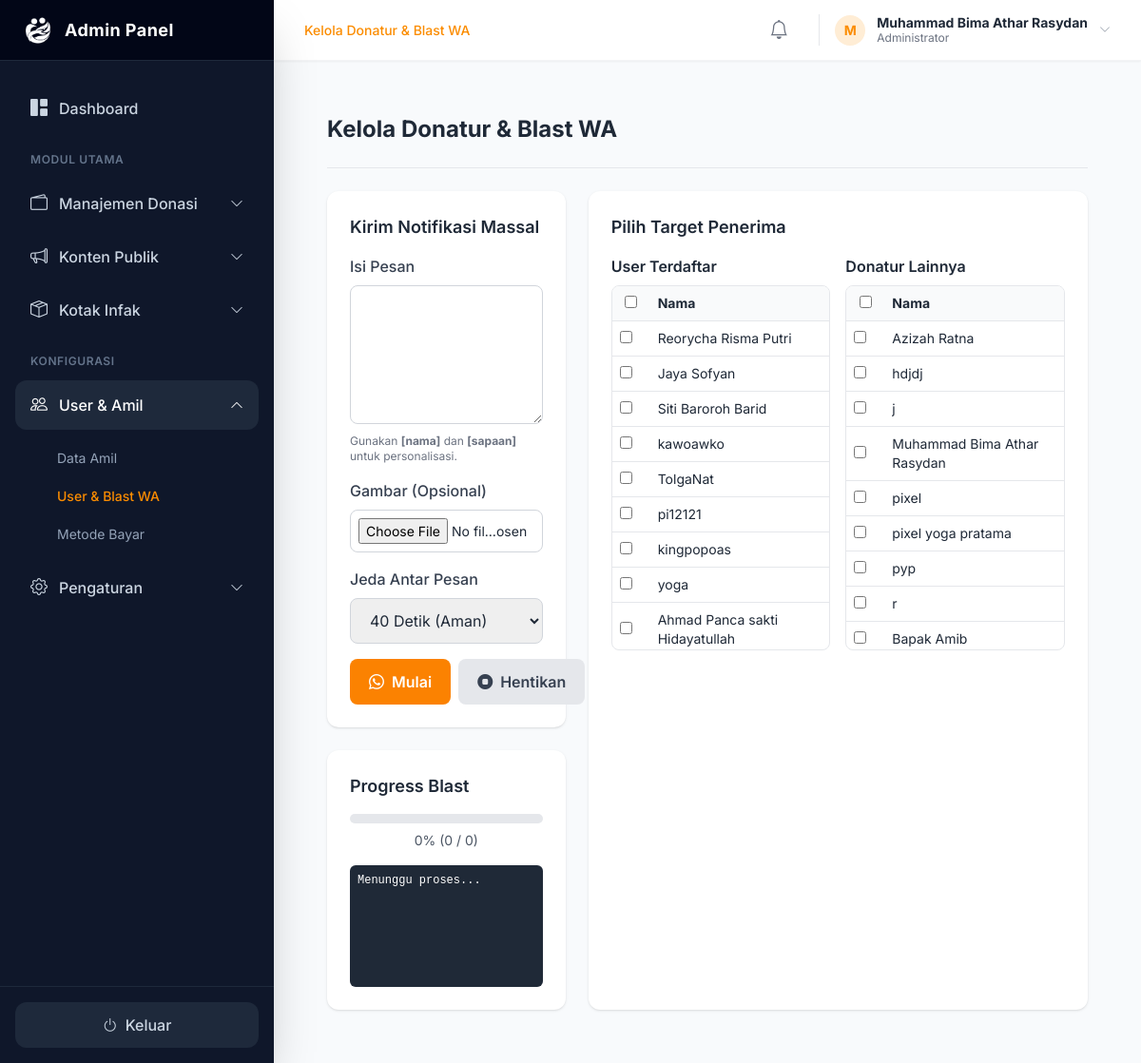
Page /admin/kelola_user.php (signed in) on the committed database.
### tables this page shows
CREATE TABLE `user` (
  `id` int(11) NOT NULL,
  `nama_lengkap` varchar(100) NOT NULL,
  `sapaan` varchar(20) DEFAULT NULL,
  `email` varchar(100) NOT NULL,
  `password` varchar(255) NOT NULL,
  `reset_token` varchar(10) DEFAULT NULL,
  `reset_token_expiry` datetime DEFAULT NULL,
  `no_telepon` varchar(20) DEFAULT NULL,
  `foto` varchar(255) DEFAULT 'default.png',
  `created_at` timestamp NOT NULL DEFAULT current_timestamp()
);

### admin/kelola_user.php (the view, shortened to what this page needs)
<?php
require_once '../includes/config.php';
$page_title = "Kelola Donatur & Blast WA";
$result_users = $mysqli->query("SELECT id, nama_lengkap, no_telepon FROM user WHERE no_telepon IS NOT NULL AND no_telepon != '' ORDER BY id DESC");
$sql_donatur = "SELECT DISTINCT kontak_donatur, nama_donatur FROM donasi WHERE kontak_donatur IS NOT NULL AND kontak_donatur != '' AND kontak_donatur NOT LIKE '%@%' AND kontak_donatur NOT IN (SELECT no_telepon FROM user WHERE no_telepon IS NOT NULL AND no_telepon != '') ORDER BY nama_donatur ASC";
$result_donatur = $mysqli->query($sql_donatur);
require_once 'templates/header_admin.php';
?>
<main class="main-content">
    <div class="page-header">
        <h1 class="text-2xl font-bold text-dark-text"><?php echo $page_title; ?></h1>
    </div>
    <div class="grid grid-cols-1 lg:grid-cols-3 gap-6 mt-6">
        <div class="lg:col-span-1 space-y-6">
            <div class="content-card">
                <h3 class="card-title mb-4">Kirim Notifikasi Massal</h3>
                <form id="blast-form" class="space-y-4">
                    <div>
                        <label for="pesan_blast" class="form-label">Isi Pesan</label>
                        <textarea class="form-input" id="pesan_blast" name="pesan" rows="5" required></textarea>
                        <p class="text-xs text-gray-500 mt-1">Gunakan <strong>[nama]</strong> dan
                            <strong>[sapaan]</strong> untuk personalisasi.</p>
                    </div>
                    <div>
                        <label for="gambar_blast" class="form-label">Gambar (Opsional)</label>
                        <input class="form-input-file" type="file" id="gambar_blast" name="gambar">
                    </div>
                    <div>
                        <label for="jeda_waktu" class="form-label">Jeda Antar Pesan</label>
                        <select id="jeda_waktu" class="form-select">
                            <option value="40000" selected>40 Detik (Aman)</option>
                        </select>
                    </div>
                    <div class="flex gap-2">
                        <button type="submit" id="start-blast-btn" class="btn-primary w-full"><i
                                class="bi bi-whatsapp mr-2"></i>Mulai</button>
                        <button type="button" id="stop-blast-btn" class="btn-secondary w-full" disabled><i
                                class="bi bi-stop-circle-fill mr-2"></i>Hentikan</button>
                    </div>
                </form>
            </div>
            <div class="content-card">
                <h3 class="card-title">Progress Blast</h3>
                <div class="w-full bg-gray-200 rounded-full h-2.5 mt-4">
                </div>
                <p id="progress-text" class="text-sm text-center mt-2 text-gray-600">0% (0 / 0)</p>
                <div id="log-blast"
                    class="mt-4 p-2 bg-gray-800 text-white rounded-md text-xs font-mono h-32 overflow-y-auto">Menunggu
                    proses...</div>
            </div>
        </div>
        <div class="lg:col-span-2 content-card">
            <h3 class="card-title mb-4">Pilih Target Penerima</h3>
            <div class="grid grid-cols-1 md:grid-cols-2 gap-4">
                <div>
                    <h4 class="font-semibold text-dark-text mb-2">User Terdaftar</h4>
                    <div class="table-wrapper border rounded-lg max-h-96">
                        <table class="w-full text-sm">
                            <thead class="bg-gray-50 sticky top-0">
                                <tr>
                                    <th class="p-2 w-10"><input type="checkbox" id="pilih-semua-user"></th>
                                    <th class="p-2 text-left">Nama</th>
                                </tr>
                            </thead>
                            <tbody>
                                <?php if ($result_users && $result_users->num_rows > 0): while($user = $result_users->fetch_assoc()): ?>
                                <tr class="border-t">
                                    <td class="p-2"><input type="checkbox" class="pilih-target pilih-user"
                                            value="<?php echo htmlspecialchars($user['no_telepon']); ?>"></td>
                                    <td class="p-2"><?php echo htmlspecialchars($user['nama_lengkap']); ?></td>
                                </tr>
                                <?php endwhile; endif; ?>
                            </tbody>
                        </table>
                    </div>
                </div>
                <div>
                    <h4 class="font-semibold text-dark-text mb-2">Donatur Lainnya</h4>
                    <div class="table-wrapper border rounded-lg max-h-96">
                        <table class="w-full text-sm">
                            <thead class="bg-gray-50 sticky top-0">
                                <tr>
                                    <th class="p-2 w-10"><input type="checkbox" id="pilih-semua-donatur"></th>
                                    <th class="p-2 text-left">Nama</th>
                                </tr>
                            </thead>
                            <tbody>
                                <?php if ($result_donatur && $result_donatur->num_rows > 0): while($donatur = $result_donatur->fetch_assoc()): ?>
                                <tr class="border-t">
                                    <td class="p-2"><input type="checkbox" class="pilih-target pilih-donatur"
                                            value="<?php echo htmlspecialchars($donatur['kontak_donatur']); ?>"></td>
                                    <td class="p-2"><?php echo htmlspecialchars($donatur['nama_donatur']); ?></td>
                                </tr>
                                <?php endwhile; endif; ?>
                            </tbody>
                        </table>
                    </div>
                </div>
            </div>
        </div>
    </div>
</main>
<?php require_once 'templates/footer_admin.php'; ?>

### admin/templates/header_admin.php (style rules this page uses)
body { font-family: 'Inter', sans-serif; background-color: #f8fafc; }
.main-content { flex-grow: 1; padding: 1.5rem; overflow-y: auto; }
.page-header { display: flex; justify-content: space-between; align-items: center; padding-bottom: 1.5rem; border-bottom: 1px solid #e5e7eb; }
.content-card { background-color: #ffffff; border-radius: 0.75rem; padding: 1.5rem; box-shadow: 0 1px 3px 0 rgb(0 0 0 / 0.1), 0 1px 2px -1px rgb(0 0 0 / 0.1); }
.card-title { font-size: 1.125rem; font-weight: 600; color: #1f2937; }
.form-label { display: block; margin-bottom: 0.5rem; font-weight: 500; color: #374151; }
.form-input, .form-select, .form-textarea { width: 100%; border: 1px solid #d1d5db; border-radius: 0.5rem; padding: 0.75rem 1rem; transition: all 0.2s ease; }
.form-input-file { display: block; width: 100%; padding: 8px; border: 1px solid #d1d5db; border-radius: .5rem; font-size: .875rem; }
.btn-primary { background-color: #fb8201; color: white; padding: 0.75rem 1.25rem; border-radius: 0.5rem; font-weight: 600; display: inline-flex; align-items: center; transition: background-color 0.2s ease; }
.btn-secondary { background-color: #e5e7eb; color: #374151; padding: 0.75rem 1.25rem; border-radius: 0.5rem; font-weight: 600; display: inline-flex; align-items: center; transition: background-color 0.2s ease; }
.table-wrapper { overflow-x: auto; }

### rows in the picture
user: nama_lengkap "Reorycha Risma Putri"
user: nama_lengkap "Jaya Sofyan"
user: nama_lengkap "Siti Baroroh Barid"
user: nama_lengkap "kawoawko"
user: nama_lengkap "TolgaNat"
user: nama_lengkap "pi12121"
user: nama_lengkap "kingpopoas"
user: nama_lengkap "yoga"
user: nama_lengkap "Ahmad Panca sakti Hidayatullah"

### other values in the picture
$page_title "Kelola Donatur & Blast WA"
substr($admin_nama_lengkap, 0, 1) "M"
$admin_nama_lengkap "Muhammad Bima Athar Rasydan"
$donatur['nama_donatur'] "Azizah Ratna"
$donatur['nama_donatur'] "hdjdj"
$donatur['nama_donatur'] "j"
$donatur['nama_donatur'] "Muhammad Bima Athar Rasydan"
$donatur['nama_donatur'] "pixel"
$donatur['nama_donatur'] "pixel yoga pratama"
$donatur['nama_donatur'] "pyp"
$donatur['nama_donatur'] "r"
$donatur['nama_donatur'] "Bapak Amib"
